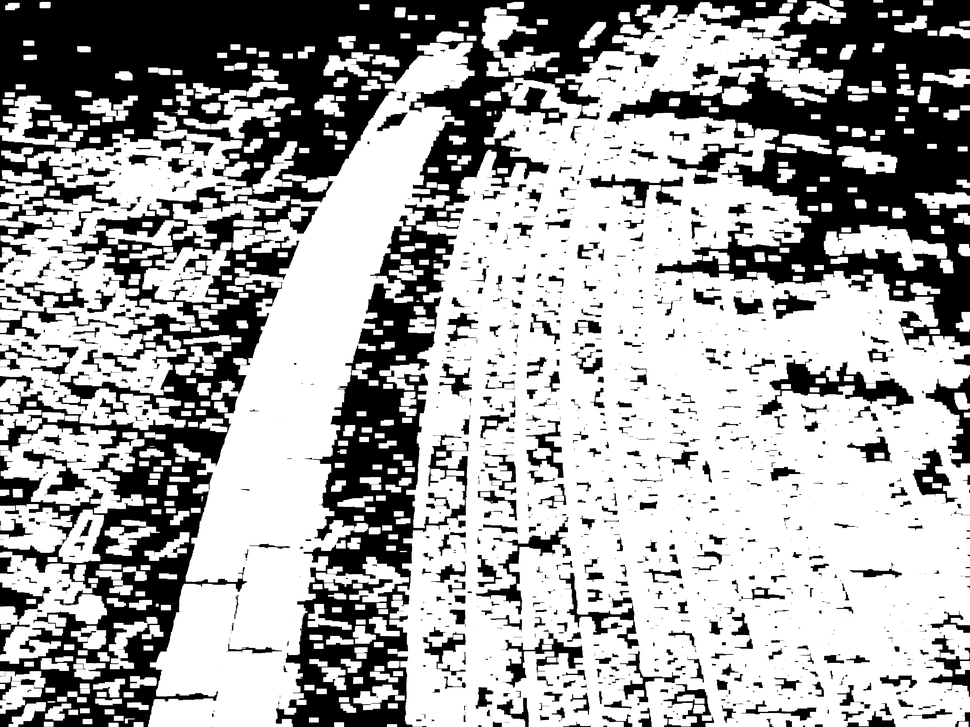
#> input picture bin_img_rect.png, 970 x 727 px, shrunk from 4096 x 3072 before the run
$ python draw_lines.py ../bin_img_rect.png
#> lines starting #> are read from the running program, lines starting #| are printed output that depends on the picture
import sys
import math
import cv2 as cv
import numpy as np
def main(argv) -> int:

    default_file = 'data/processed/frames/frame_0000.png' # BAD DELETE
    filename = argv[0] if len(argv) > 0 else default_file
    # Loads an image
    src = cv.imread(cv.samples.findFile(filename), cv.IMREAD_GRAYSCALE)
#> src is the input picture: shape (727, 970); min 0, max 255, mean 164.8
    blur_img = cv.GaussianBlur(src, (5,5), 0)
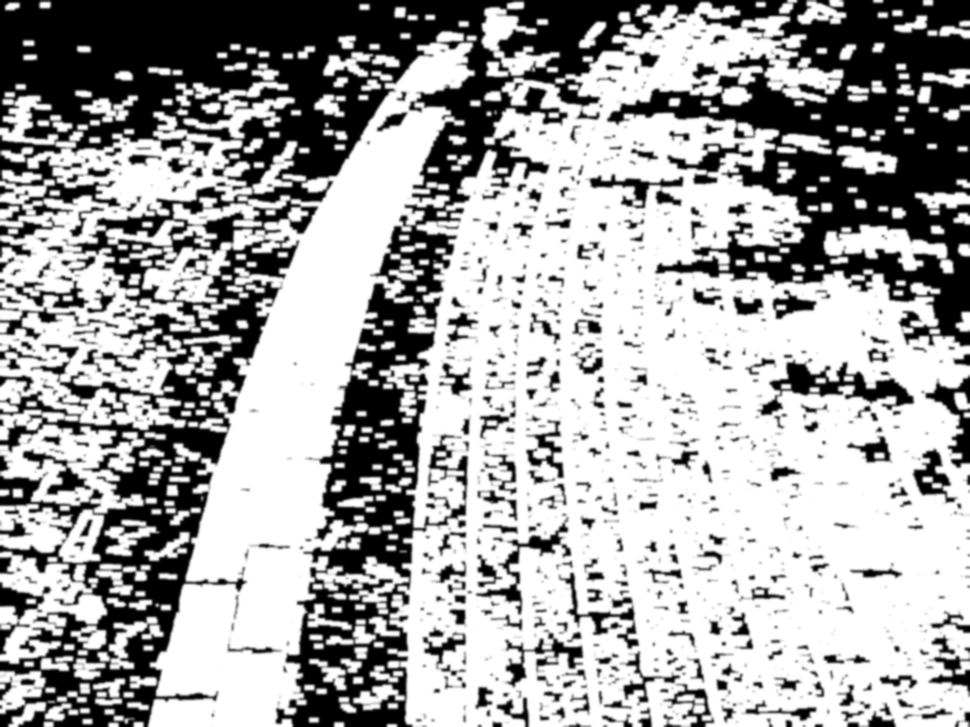
#> blur_img: shape (727, 970); min 0, max 255, mean 164.8
    # Check if image is loaded fine
    if src is None:
        print ('Error opening image!')
        print ('Usage: hough_lines.py [image_name -- default ' + default_file + '] \n')
        return -1


    dst = cv.Canny(blur_img, 50, 200, None, 3)
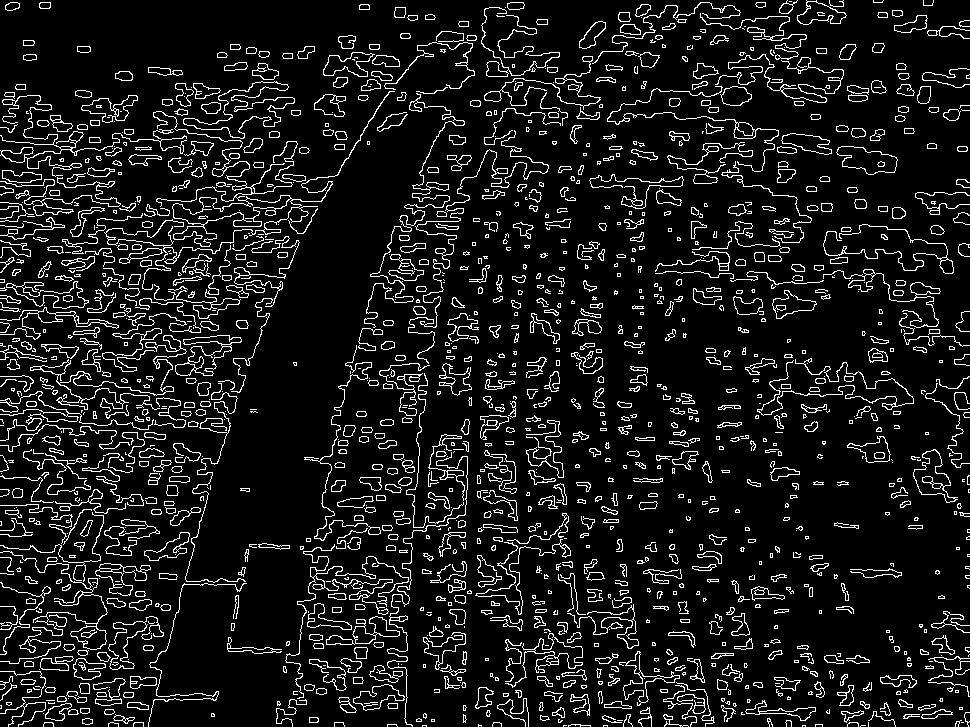
#> dst: shape (727, 970); 9.7% white in thin lines or dots

    # Copy edges to the images that will display the results in BGR
    cdst = cv.cvtColor(dst, cv.COLOR_GRAY2BGR)
#> cdst: shape (727, 970, 3); 9.7% white in thin lines or dots
    cdstP = np.copy(cdst)

    lines = cv.HoughLines(dst, 1, np.pi / 180, 150, None, 0, 0)
#> lines = 210 rows, first 8: [59, 2.36], [379, 0.541], [11, 2.36], [205, 1.62], [696, 1.59], [620, 1.68], [-69, 2.36], [233, 1.45]

    if lines is not None:
        for i in range(0, len(lines)):
            rho = lines[i][0][0]
            theta = lines[i][0][1]
            a = math.cos(theta)
            b = math.sin(theta)
            x0 = a * rho
            y0 = b * rho
            pt1 = (int(x0 + 1000*(-b)), int(y0 + 1000*(a)))
            pt2 = (int(x0 - 1000*(-b)), int(y0 - 1000*(a)))
            cv.line(cdst, pt1, pt2, (0,0,255), 3, cv.LINE_AA)
#> this loop made 210 passes
#> (rho, theta, a, b, x0, y0, pt1, pt2) on passes 1 to 3: (59, 2.36, -0.707, 0.707, -41.72, 41.72, (-748, -665), (665, 748)), (379, 0.541, 0.857, 0.515, 324.9, 195.2, (-190, 1052), (839, -661)), (11, 2.36, -0.707, 0.707, -7.78, 7.78, (-714, -699), (699, 714))
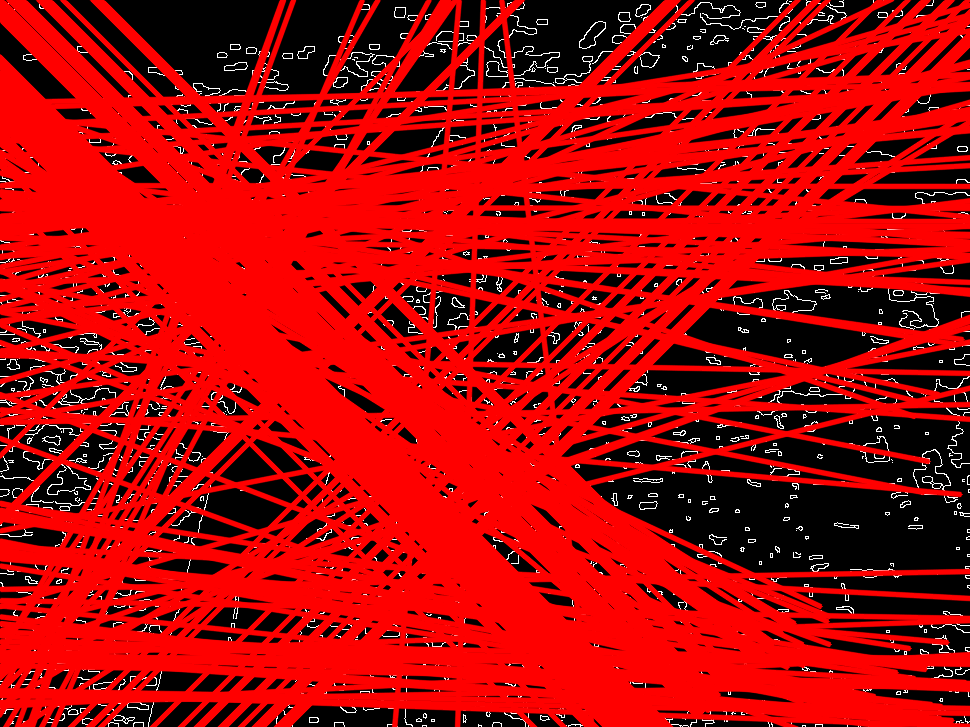
#> cdst: shape (727, 970, 3); mean B, G, R 6.1, 6.1, 172.4


    linesP = cv.HoughLinesP(dst, 1, np.pi / 180, 50, None, 50, 10)
#> linesP = 189 rows, first 6: [137, 200, 213, 253], [348, 158, 393, 83], [658, 669, 712, 723], [25, 142, 273, 303], [48, 709, 122, 661], [324, 688, 395, 617]

    if linesP is not None:
        for i in range(0, len(linesP)):
            l = linesP[i][0]
            cv.line(cdstP, (l[0], l[1]), (l[2], l[3]), (0,0,255), 3, cv.LINE_AA)
#> this loop made 189 passes
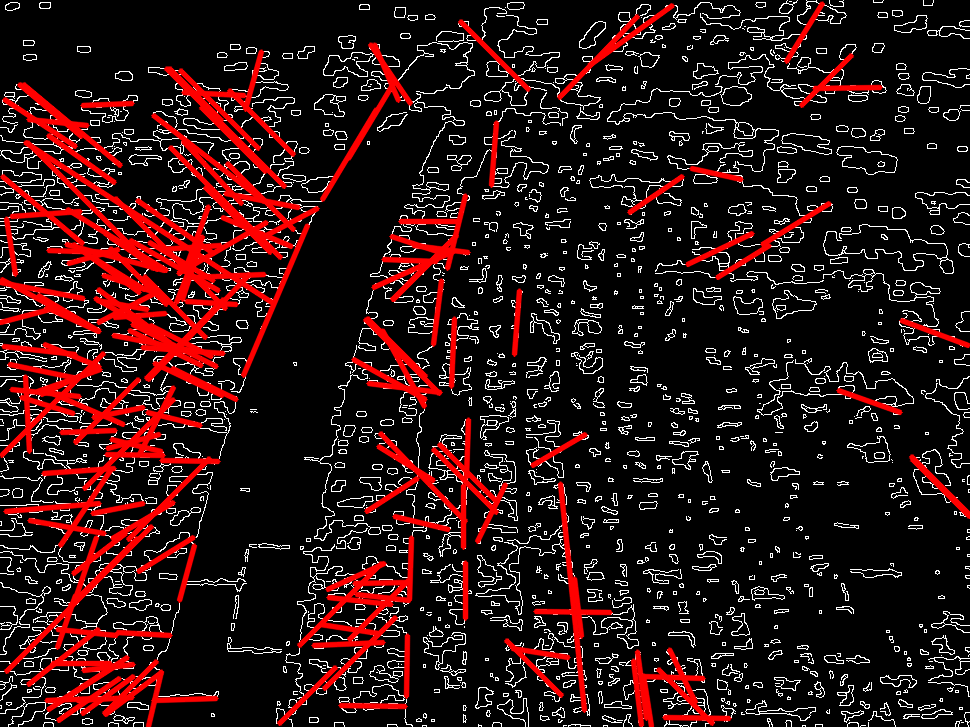
#> cdstP: shape (727, 970, 3); mean B, G, R 19.6, 19.6, 44.2

    cv.imshow("Source", src)
    cv.imshow("Blurred image", blur_img)
    cv.imshow("Detected Lines (in red) - Standard Hough Line Transform", cdst)
    cv.imshow("Detected Lines (in red) - Probabilistic Line Transform", cdstP)

    cv.waitKey()
    return 0

if __name__ == "__main__":
    main(sys.argv[1:])
